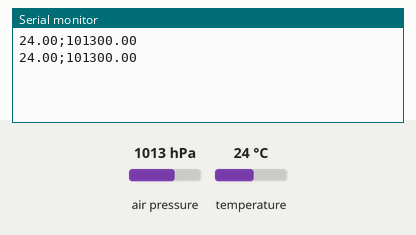
Bench run of a sketch on a simulated Arduino Uno, built with avr-gcc and run on an emulated ATmega328P. Parts: the last lines printed to the serial monitor. Inputs (shaded band) come from the test bench; at power-on: air pressure 1013 hPa, temperature 24 °C.

Above: at 2.8 s.
2.9 s: air pressure set to 952 hPa
At 4.8 s:
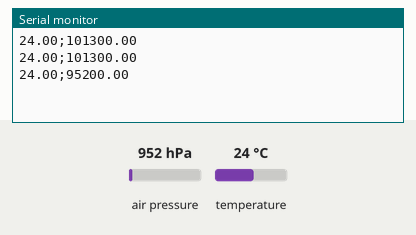
5.6 s: temperature set to 12 °C
At 6.4 s:
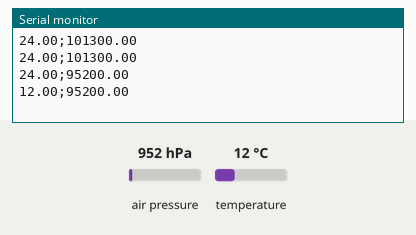
8.3 s: air pressure set to 975 hPa
At 10.9 s:
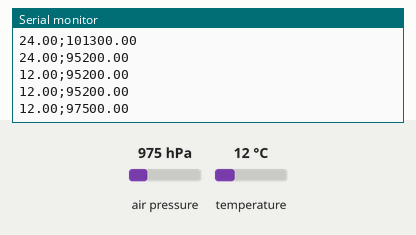
Timing chart, 0 to 12.4 s (numbered marks = the images above; inputs shaded):
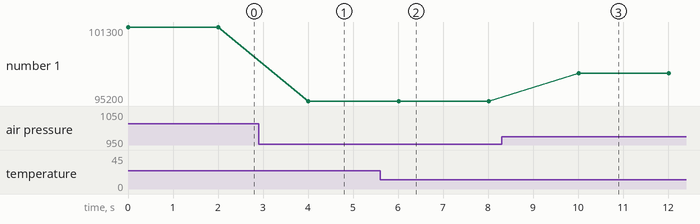

The sketch:

press_o_temperatura.ino
```cpp
#include <Adafruit_BMP280.h>

Adafruit_BMP280 sensor_bmp;

void setup() {
    Serial.begin(9600);
    sensor_bmp.begin();

    // Configuração do sensor. Apenas altere se souber o que está fazendo
    sensor_bmp.setSampling(Adafruit_BMP280::MODE_NORMAL,
                           Adafruit_BMP280::SAMPLING_X2,
                           Adafruit_BMP280::SAMPLING_X16,
                           Adafruit_BMP280::FILTER_X16,
                           Adafruit_BMP280::STANDBY_MS_500);
}

void loop() {
    Serial.print(sensor_bmp.readTemperature());
    Serial.print(";");
    Serial.println(sensor_bmp.readPressure());

    Serial.println();
    delay(2000);
}
```

Measured:
- after the input at 2.9 s, the serial monitor: prints a new line after 1.1 s (image 1)
- after the input at 5.6 s, the serial monitor: prints a new line after 0.41 s (image 2)
- after the input at 8.3 s, the serial monitor: prints a new line after 1.7 s (image 3)
- plotted number 1: 101300 → 95200 after the input at 2.9 s, 95200 → 97500 after the input at 8.3 s
